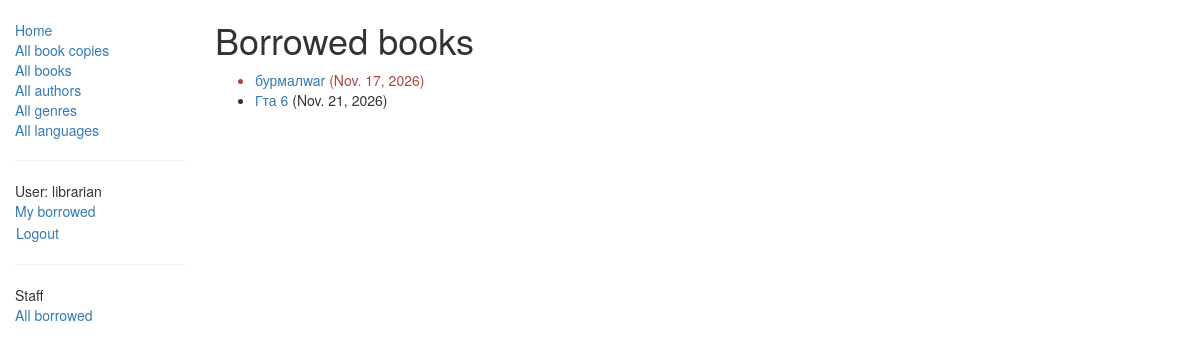
Page /catalog/mybooks/ (signed in) on the earlier database version.
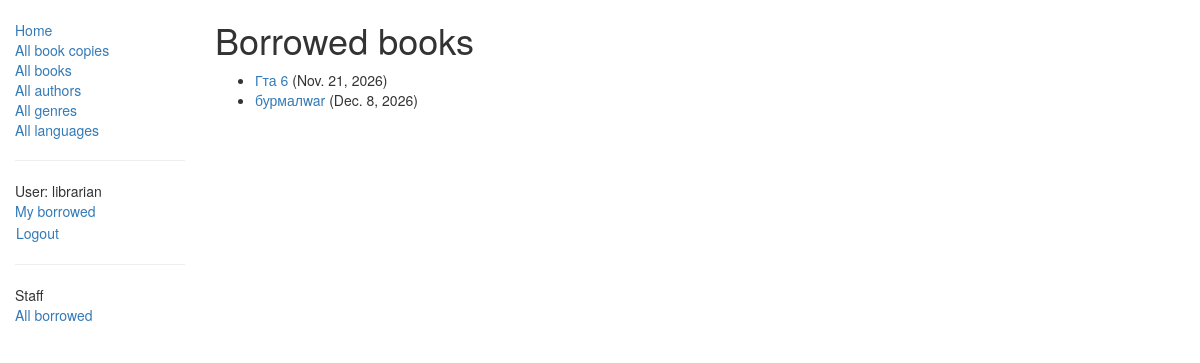
Same page on the later database version.
### catalog/models.py (models this page shows, shortened)
class BookInstance(models.Model):
    borrower = models.ForeignKey(settings.AUTH_USER_MODEL, on_delete=models.SET_NULL, null=True, blank=True)
    @property
    def is_overdue(self):
        return bool(self.due_back and date.today() > self.due_back)
    """
    Model representing a specific copy of a book (i.e. that can be borrowed from the library).
    """
    id = models.UUIDField(primary_key=True, default=uuid.uuid4, help_text="Unique ID for this particular book across whole library")
    book = models.ForeignKey('Book', on_delete=models.SET_NULL, null=True)
    imprint = models.CharField(max_length=200)
    due_back = models.DateField(null=True, blank=True)
    LOAN_STATUS = (
        ('m', 'Maintenance'),
        ('o', 'On loan'),
        ('a', 'Available'),
        ('r', 'Reserved'),
    )
    status = models.CharField(max_length=1, choices=LOAN_STATUS, blank=True, default='m', help_text='Book availability')
    class Meta:
        ordering = ["due_back"]
        permissions = (("can_mark_returned", "Set book as returned"),)
        permissions = (('can_mark_returned', 'Can mark returned'),)

class Book(models.Model):
    language = models.ForeignKey('Language', on_delete=models.SET_NULL, null=True)
    title = models.CharField(max_length=200)
    author = models.ForeignKey('Author', on_delete=models.SET_NULL, null=True)
    summary = models.TextField(max_length=1000, help_text="Enter a brief description of the book")
    isbn = models.CharField('ISBN',max_length=13, help_text='13 Character <a href="https://www.isbn-international.org/content/what-isbn">ISBN number</a>')
    genre = models.ManyToManyField(Genre, help_text="Select a genre for this book")
    def display_genre(self):
        """
        Creates a string for the Genre. This is required to display genre in Admin.
        """
        return ', '.join([genre.name for genre in self.genre.all()[:3]])
    display_genre.short_description = 'Genre'

### catalog/views.py (the view)
# urls.py: re_path('mybooks/', views.LoanedBooksByUserListView.as_view(), name='my-borrowed'),
class LoanedBooksByUserListView(LoginRequiredMixin,generic.ListView):
    model = BookInstance
    template_name = 'catalog/bookinstance_list_borrowed_user.html'
    paginate_by = 10
    def get_queryset(self):
        return (
            BookInstance.objects.filter(borrower=self.request.user).filter(status__exact='o').order_by('due_back')
        )

### catalog/templates/catalog/bookinstance_list_borrowed_user.html
{% extends "base_generic.html" %}
{% block content %}
    <h1>Borrowed books</h1>
    {% if bookinstance_list %}
    <ul>
      {% for bookinst in bookinstance_list %}
      <li class="{% if bookinst.is_overdue %}text-danger{% endif %}">
        <a href="{% url 'book-detail' bookinst.book.pk %}">{{ bookinst.book.title }}</a> ({{ bookinst.due_back }})
      </li>
      {% endfor %}
    </ul>
    {% else %}
      <p>There are no books borrowed.</p>
    {% endif %}
{% endblock %}

### catalog/templates/base_generic.html (shortened to what this page needs)
<!doctype html>
<html lang="en">
  <head>
    <link rel="stylesheet" href="https://maxcdn.bootstrapcdn.com/bootstrap/3.3.7/css/bootstrap.min.css" />
    {% load static %}
    <link rel="stylesheet" href="{% static 'css/styles.css' %}" />
  </head>
  <body>
    <div class="container-fluid">
      <div class="row">
        <div class="col-sm-2">
          {% block sidebar %}
            <ul class="sidebar-nav">
              <li><a href="{% url 'index' %}">Home</a></li>
              <li><a href="{% url 'bookinstances' %}">All book copies</a></li>
              <li><a href="{% url 'books' %}">All books</a></li>
              <li><a href="{% url 'authors' %}">All authors</a></li>
              <li><a href="{% url 'genres' %}">All genres</a></li>
              <li><a href="{% url 'languages' %}">All languages</a></li>
            </ul>
            <hr>
            <ul class="sidebar-nav">
              {% if user.is_authenticated %}
                <li>User: {{ user.get_username }}</li>
                <li><a href="{% url 'my-borrowed' %}">My borrowed</a></li>
                <li>
                  <form id="logout-form" method="post" action="{% url 'logout' %}">
                    <button type="submit" class="btn btn-link">Logout</button>
                  </form>
                </li>
              {% else %}
                <li><a href="{% url 'login' %}?next={{ request.path }}">Login</a></li>
              {% endif %}
            </ul>
            {% if user.is_staff %}
              <hr>
              <ul class="sidebar-nav">
                <li>Staff</li>
                <li><a href="{% url 'all-borrowed' %}">All borrowed</a></li>
              </ul>
            {% endif %}
          {% endblock %}
        </div>
        <div class="col-sm-10">
          {% block content %}{% endblock %}
        </div>
      </div>
    </div>
  </body>
</html>

### catalog/static/css/styles.css (style rules this page uses)
.sidebar-nav { margin-top: 20px; padding: 0; list-style: none; }
#logout-form { display: inline; }
#logout-form button { padding: 0; margin: 0; }

Differences in the rows shown:
shown differently, row unchanged: BookInstance "Nov. 21, 2026": moves up the list
changed BookInstance "бурмалwar": due_back "Nov. 17, 2026" → "Dec. 8, 2026"
